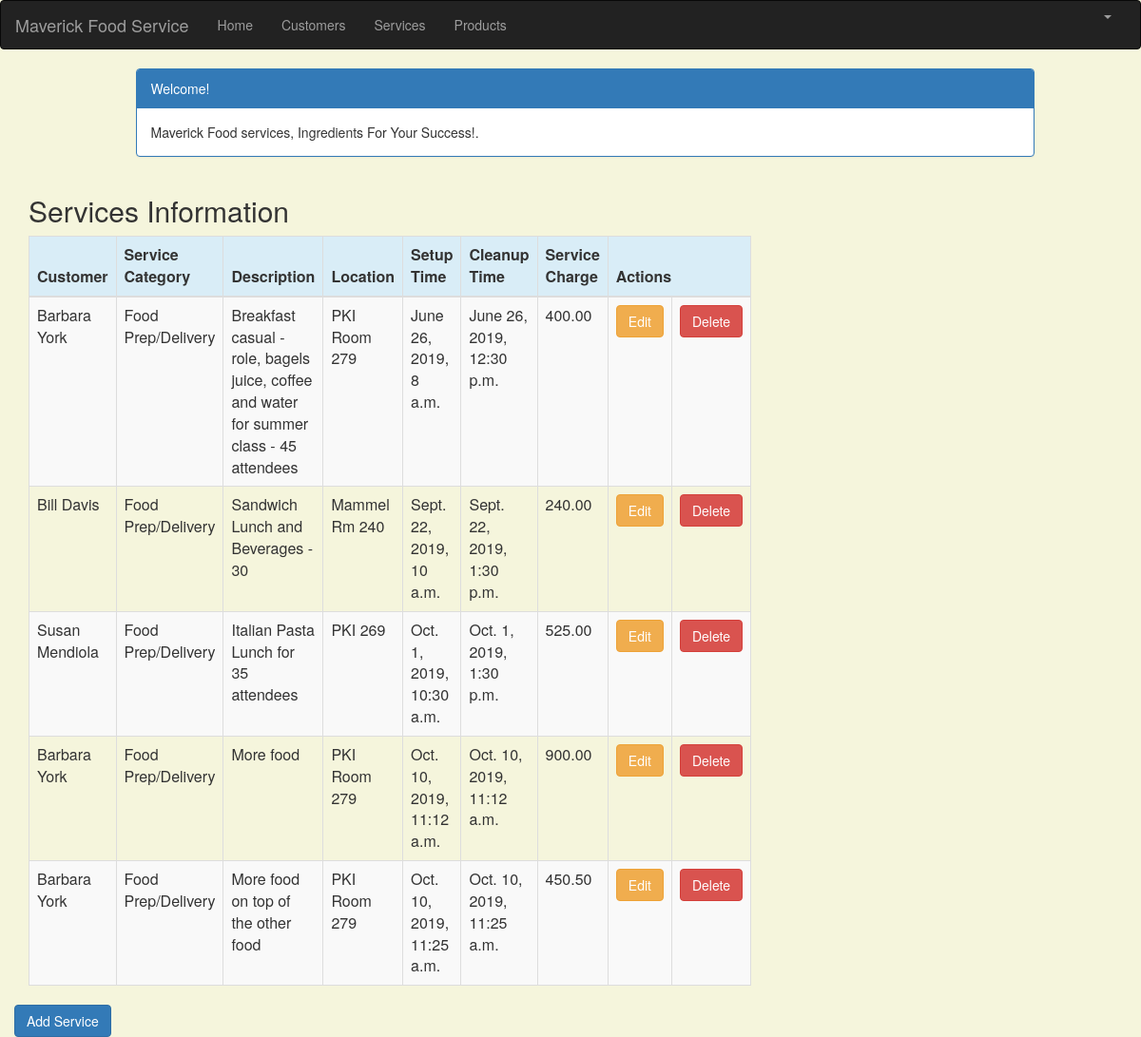
Screenshot of /service_list (signed in) with the database file from the repository.
### crm/models.py (models this page shows, shortened)
class Service(models.Model):
    cust_name = models.ForeignKey(Customer, on_delete=models.CASCADE, related_name='services')
    service_category = models.CharField(max_length=100)
    description = models.TextField()
    location = models.CharField(max_length=200)
    setup_time = models.DateTimeField(
        default=timezone.now)
    cleanup_time = models.DateTimeField(
        default=timezone.now)
    service_charge = models.DecimalField(max_digits=10, decimal_places=2)
    created_date = models.DateTimeField(
        default=timezone.now)
    updated_date = models.DateTimeField(auto_now_add=True)

class Customer(models.Model):
    cust_name = models.CharField(max_length=50)
    organization = models.CharField(max_length=100, blank=True)
    role = models.CharField(max_length=100)
    email = models.EmailField(max_length=100)
    bldgroom = models.CharField(max_length=100)
    address = models.CharField(max_length=200)
    account_number = models.IntegerField(blank=False, null=False)
    city = models.CharField(max_length=50)
    state = models.CharField(max_length=50)
    zipcode = models.CharField(max_length=10)
    phone_number = models.CharField(max_length=50)
    created_date = models.DateTimeField(
        default=timezone.now)
    updated_date = models.DateTimeField(auto_now_add=True)
    def __str__(self):
        return str(self.cust_name)

### crm/views.py (the view)
# urls.py: path('service_list', views.service_list, name='service_list'),
@login_required
def service_list(request):
   services = Service.objects.filter(created_date__lte=timezone.now())
   return render(request, 'crm/service_list.html', {'services': services})

### crm/templates/crm/service_list.html (shortened to what this page needs)
{% extends 'crm/base.html' %}
{% block content %}
    <html>
    <head>
        <link rel="stylesheet" href="https://maxcdn.bootstrapcdn.com/bootstrap/3.3.4/css/bootstrap.min.css">
    </head>
    <body>
    <div class="container">
        <div class="row">
            <div class="col-md-10 col-md-offset-1">
                <div class="panel panel-primary">
                    <div class="panel-heading">Welcome!</div>
                    <div class="panel-body">
                        Maverick Food services, Ingredients For Your Success!.
                    </div>
                </div>
            </div>
        </div>
    </div>
    <div class="row">
        <h2 style="padding-left: 15Px">Services Information</h2>
    </div>
    <div>
        <table class="table table-striped table-bordered table-hover">
            <thead>
            <tr class="bg-info">
                <th>Customer</th>
                <th>Service Category</th>
                <th>Description</th>
                <th>Location</th>
                <th>Setup Time</th>
                <th>Cleanup Time</th>
                <th>Service Charge</th>
                <th colspan="3">Actions</th>
            </tr>
            </thead>
            <tbody>
            {% for service in services %}
                <tr>
                    <td>{{ service.cust_name }}</td>
                    <td>{{ service.service_category }}</td>
                     <td>{{ service.description }}</td>
                    <td>{{ service.location }}</td>
                    <td>{{ service.setup_time }}</td>
                    <td>{{ service.cleanup_time }}</td>
                    <td>{{ service.service_charge }}</td>
                           <td><a href="{% url 'crm:service_edit' pk=service.pk %}"
                           class="btn btn-warning">Edit</a></td>
                   <td><a href="{% url 'crm:service_delete' pk=service.pk %}"
                          onclick="return confirm('Are you sure you want to delete?')"
                           class="btn btn-danger">Delete</a>
                    </td>
                </tr>
            {% endfor %}
            </tbody>
        </table>
    <div class="row">
         <a href="{% url 'crm:service_new' %}" class="row"><span
                    class="btn btn-primary">Add Service</span></a>
     </div>
    </div>
    </body>
    </html>
{% endblock %}

### crm/templates/crm/base.html (shortened to what this page needs)
{% load staticfiles %}
<html lang="en">
<head>
    <link rel="stylesheet" href="https://maxcdn.bootstrapcdn.com/bootstrap/3.3.7/css/bootstrap.min.css">
</head>
<body id="app-layout">
<nav class="navbar navbar-inverse">
    <div class="container-fluid">
        <div class="navbar-header">
            <a class="navbar-brand" href="/">
                Maverick Food Service
            </a>
        </div>
        <div class="collapse navbar-collapse" id="myNavbar">
            <ul class="nav navbar-nav">
                <li><a href="{% url 'crm:home' %}">Home</a></li>
                <li><a href="{% url 'crm:customer_list' %}">Customers</a></li>
               <li><a href="{% url 'crm:service_list' %}">Services</a></li>
                <li><a href="{% url 'crm:product_list' %}">Products</a></li>
            </ul>
            <ul class="nav navbar-nav navbar-right">
                {% if user.is_authenticated %}
                    <li class="dropdown">
                        <a href="#" class="dropdown-toggle" data-toggle="dropdown" role="button" aria-expanded="false">
                            <span class="caret"></span>
                        </a>
                    </li>
                {% else %}
                    <li><a href="{% url 'login' %}"><span class="glyphicon glyphicon-log-in"></span> Login</a></li>
                {% endif %}
            </ul>
        </div>
    </div>
</nav>
<div class="content container">
    <div class="row">
        <div class="col-md-8">
            {% block content %}{% endblock %}
        </div>
    </div>
</body>
</html>

### crm/templates/crm/base.html (style rules this page uses)
.navbar { margin-bottom: 0; border-radius: 0; }

### crm/templates/crm/service_list.html (style rules this page uses)
body { background-color: beige; }

### rows the page displays
Service: cust_name "Barbara York", service_category "Food Prep/Delivery", description "Breakfast casual - role, bagels juice, coffee and water for summer class - 45 attendees", location "PKI Room 279", setup_time "June 26, 2019, 8 a.m.", cleanup_time "June 26, 2019, 12:30 p.m.", service_charge "400.00"
Service: cust_name "Bill Davis", service_category "Food Prep/Delivery", description "Sandwich Lunch and Beverages - 30", location "Mammel Rm 240", setup_time "Sept. 22, 2019, 10 a.m.", cleanup_time "Sept. 22, 2019, 1:30 p.m.", service_charge "240.00"
Service: cust_name "Susan Mendiola", service_category "Food Prep/Delivery", description "Italian Pasta Lunch for 35 attendees", location "PKI 269", setup_time "Oct. 1, 2019, 10:30 a.m.", cleanup_time "Oct. 1, 2019, 1:30 p.m.", service_charge "525.00"
Service: cust_name "Barbara York", service_category "Food Prep/Delivery", description "More food", location "PKI Room 279", setup_time "Oct. 10, 2019, 11:12 a.m.", cleanup_time "Oct. 10, 2019, 11:12 a.m.", service_charge "900.00"
Service: cust_name "Barbara York", service_category "Food Prep/Delivery", description "More food on top of the other food", location "PKI Room 279", setup_time "Oct. 10, 2019, 11:25 a.m.", cleanup_time "Oct. 10, 2019, 11:25 a.m.", service_charge "450.50"
